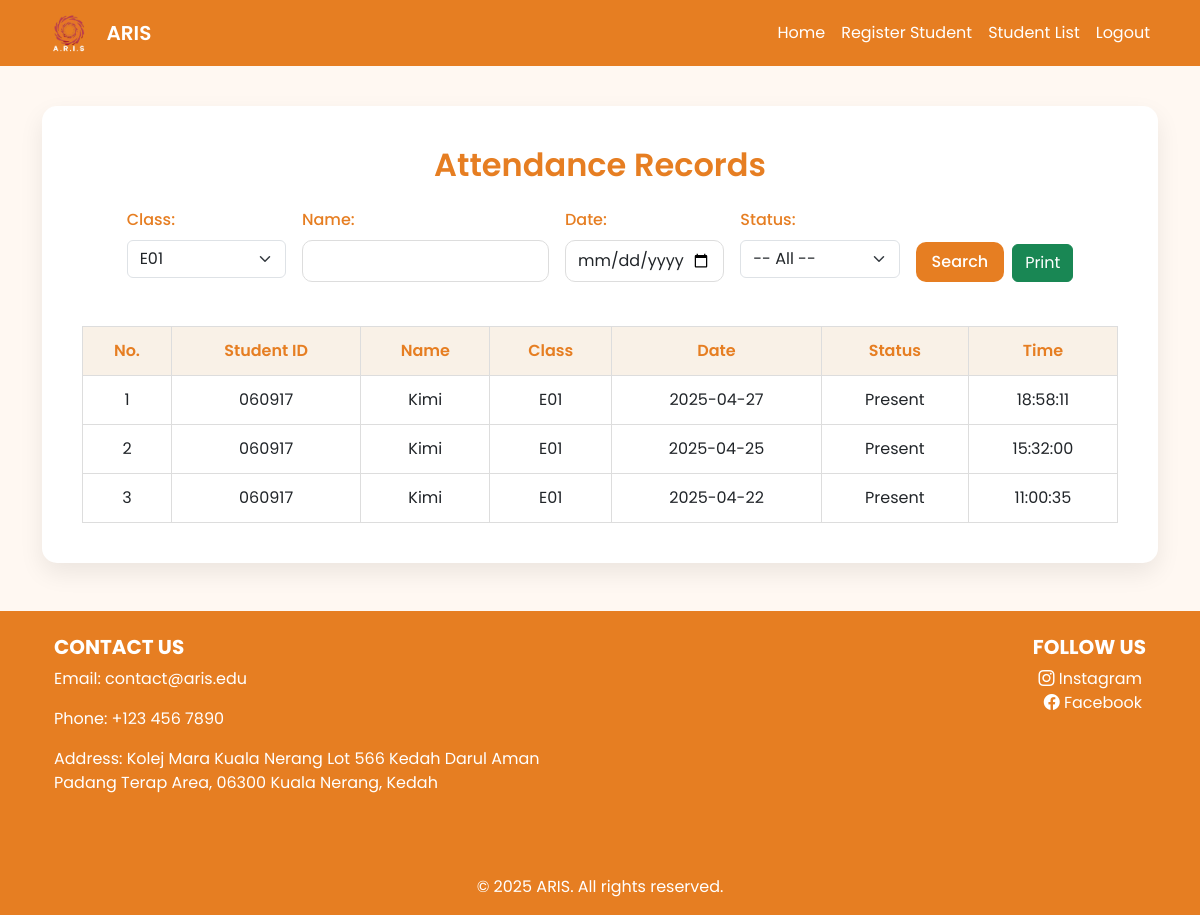
The app's page /attendance-page.php?class=E01 (signed in) with its own data.
### tables this page shows
CREATE TABLE `attendance` (
  `attendanceId` int(11) NOT NULL,
  `Student_ID` varchar(30) DEFAULT NULL,
  `status` varchar(20) DEFAULT NULL,
  `date` date DEFAULT NULL,
  `timeIn` time DEFAULT NULL
);

CREATE TABLE `student` (
  `studentName` varchar(150) NOT NULL,
  `Student_ID` varchar(30) NOT NULL,
  `Contact` int(30) NOT NULL,
  `Program` varchar(100) NOT NULL,
  `Class` varchar(30) NOT NULL,
  `Picture` varchar(250) DEFAULT NULL
);

### attendance-page.php (the view, shortened to what this page needs)
<?php
include('header.php');
include('connection.php');
$class = $_GET['class'] ?? '';
$name = $_GET['name'] ?? '';
$date = $_GET['date'] ?? '';
$where = [];
$params = [];
$types = "";
if (!empty($class)) {
    $where[] = "student.Class = ?";
    $params[] = $class;
    $types .= "s";
}
$whereSql = $where ? "WHERE " . implode(" AND ", $where) : "";
$sql = "SELECT student.Student_ID, student.studentName, student.Class, attendance.date, attendance.status, attendance.timeIn
        FROM attendance
        JOIN student ON attendance.Student_ID = student.Student_ID
        $whereSql
        ORDER BY
            FIELD(attendance.status, 'Present', 'Absent'),
            student.Class ASC,
            attendance.date DESC";
$stmt = $condb->prepare($sql);
if (!empty($params)) {
    $stmt->bind_param($types, ...$params);
}
$stmt->execute();
$result = $stmt->get_result();
?>
<!DOCTYPE html>
<html lang="en">
<head>
    <link href="https://cdn.jsdelivr.net/npm/bootstrap@5.3.3/dist/css/bootstrap.min.css" rel="stylesheet">
</head>
<body>
<div class="container">
    <div class="container-box">
        <h2 class="text-center mb-4">Attendance Records</h2>
        <form method="get" class="row g-3 justify-content-center mb-4">
            <div class="col-md-2">
                <label for="class" class="form-label">Class:</label>
                <select name="class" id="class" class="form-select">
                    <?php
                    $groups = ['B' => 5, 'E' => 15, 'M' => 8, 'S' => 4];
                    foreach ($groups as $prefix => $max) {
                        for ($i = 1; $i <= $max; $i++) {
                            $c = $prefix . str_pad($i, 2, '0', STR_PAD_LEFT);
                            $selected = ($c == $class) ? "selected" : "";
                            echo "<option value='$c' $selected>$c</option>";
                        }
                    }
                    ?>
                </select>
            </div>
            <div class="col-md-3">
                <label for="name" class="form-label">Name:</label>
                <input type="text" name="name" id="name" class="form-control" value="<?= htmlspecialchars($name); ?>">
            </div>
            <div class="col-md-2">
                <label for="date" class="form-label">Date:</label>
                <input type="date" name="date" id="date" class="form-control" value="<?= htmlspecialchars($date); ?>">
            </div>
            <div class="col-md-2">
                <label for="status" class="form-label">Status:</label>
                <select name="status" id="status" class="form-select">
                    <option value="">-- All --</option>
                </select>
            </div>
            <div class="col-md-auto d-flex align-items-end">
                <button type="submit" class="btn btn-orange me-2">Search</button>
                <button type="button" class="btn btn-success" onclick="window.print();">Print</button>
            </div>
        </form>
        <div class="table-responsive">
            <table>
                <thead>
                    <tr>
                        <th>No.</th>
                        <th>Student ID</th>
                        <th>Name</th>
                        <th>Class</th>
                        <th>Date</th>
                        <th>Status</th>
                        <th>Time</th>
                    </tr>
                </thead>
                <tbody>
                <?php
                $no = 1;
                while ($row = $result->fetch_assoc()) {
                    echo "<tr>
                        <td>{$no}</td>
                        <td>" . htmlspecialchars($row['Student_ID']) . "</td>
                        <td>" . htmlspecialchars($row['studentName']) . "</td>
                        <td>" . htmlspecialchars($row['Class']) . "</td>
                        <td>" . htmlspecialchars($row['date']) . "</td>
                        <td>" . htmlspecialchars($row['status']) . "</td>
                        <td>" . htmlspecialchars($row['timeIn']) . "</td>
                    </tr>";
                    $no++;
                }
                ?>
                </tbody>
            </table>
        </div>
    </div>
</div>
</body>
</html>
<?php
include('footer.php');
?>

### attendance-page.php (style rules this page uses)
body { background-color: #fff8f2; font-family: 'Poppins', sans-serif; }
.container-box { background-color: #ffffff; border-radius: 15px; padding: 40px; box-shadow: 0 10px 25px rgba(0, 0, 0, 0.08); margin-top: 40px; }
h2 { color: #e67e22; font-weight: 600; }
label { font-weight: 500; color: #e67e22; }
select, input[type="text"], input[type="date"] { border-radius: 10px; border: 1px solid #ddd; padding: 8px 12px; transition: border-color 0.3s ease; }
.btn-orange { background-color: #e67e22; color: white; border: none; border-radius: 10px; padding: 8px 16px; font-weight: 500; transition: background-color 0.3s ease, transform 0.2s ease; }
table { width: 100%; border-collapse: collapse; margin-top: 20px; }
table th, table td { padding: 12px; text-align: center; border: 1px solid #ddd; }
table th { background-color: #f9f1e7; color: #e67e22; font-weight: 600; }

### records on screen
attendance: Student_ID.Student_ID "060917", Student_ID.studentName "Kimi", Student_ID.Class "E01", date "2025-04-27", status "Present", timeIn "18:58:11"
attendance: Student_ID.Student_ID "060917", Student_ID.studentName "Kimi", Student_ID.Class "E01", date "2025-04-25", status "Present", timeIn "15:32:00"
attendance: Student_ID.Student_ID "060917", Student_ID.studentName "Kimi", Student_ID.Class "E01", date "2025-04-22", status "Present", timeIn "11:00:35"

### other values on screen
form field class "E01"
